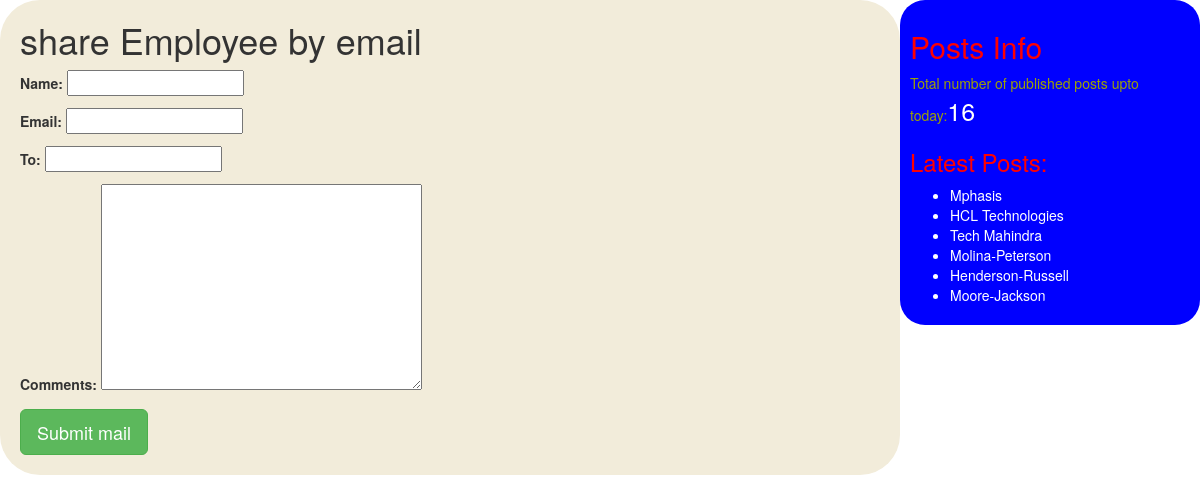
Screenshot of /1/share with the database file from the repository.
### checkapp/models.py (models this page shows, shortened)
class Post(models.Model):
 STATUS_CHOICES=(('draft','Draft'),('published','Published'))
 companey=models.CharField(max_length=100)
 slug=models.SlugField(max_length=264,unique_for_date='publish')
 author=models.ForeignKey(User,related_name='blog_Posts',default='1',on_delete=models.CASCADE)
 body=models.TextField()
 publish=models.DateTimeField(default=timezone.now)
 created=models.DateTimeField(auto_now_add=True)
 updated=models.DateTimeField(auto_now=True)
 status=models.CharField(max_length=10,choices=STATUS_CHOICES,default='published')
 eligibility=models.CharField(max_length=100)
 title=models.CharField(max_length=100)
 email=models.EmailField()
 address=models.TextField()
 phonenumber=models.IntegerField(10)
 tags=TaggableManager()
 class Meta:
     ordering=('-publish',)
 def get_absolute_url(self):
      return reverse('post_detail',args=[self.publish.year,self.publish.strftime('%m'),self.publish.strftime('%d'),self.slug])

### checkapp/views.py (the view)
# urls.py: path('<int:id>/share',views.mailsendview),
def mailsendview(request,id):
     post=get_object_or_404(Post,id=id,status='published')
     sent=False
     if request.method=='POST':
         form=EmailSendForm(request.POST)
         if form.is_valid():
             cd=form.cleaned_data
             p_url=request.build_absolute_uri(post.get_absolute_url())
             subject='{}({}) recommends you to read "{}"'.format(cd['name'],cd['email'],post.companey)
             message='Read Post At:\n {}\n\n\'Comments:\n{}'.format(p_url,cd['name'],cd['comments'])
             send_mail(subject,message,'gln@blog.com',[cd['to']])
             sent=True
     else:
         form=EmailSendForm()
         return render(request,'checkapp/sharebyemail.html',{'po':post,'fo':form,'sent':sent})

### checkapp/forms.py
class EmailSendForm(forms.Form):
    name=forms.CharField()
    email=forms.EmailField()
    to=forms.EmailField()
    comments=forms.CharField(required=False,widget=forms.Textarea)

### checkapp/templatetags/blog_tags.py (called while the page is built)
@register.simple_tag
def total_posts():
    return Post.objects.count()

@register.inclusion_tag('checkapp/latest_posts.html')
def showlatestposts(count=5):
    lat_posts=Post.objects.order_by('-publish')[:count]
    return {'latp':lat_posts}

### templates/checkapp/sharebyemail.html (shortened to what this page needs)
<!DOCTYPE html>
{%extends 'checkapp/base.html'%}
{%block content%}
{%if sent%}
<h1>Email sent succesfully</h1>
<p>"{{po.companey}}" was sent by email</p>
{%else%}
<h1>share {{po.title}} by email</h1>
<form method="post">
  {{fo.as_p}}
  <input type="submit" name="" class='btn btn-lg btn-success' value="Submit mail">
</form>
{%endif%}
{%endblock%}

### templates/checkapp/latest_posts.html
<ul>
  {%for post in latp%}
  <li><a href="{{post.get_absolute_url}}" style="color:white;">{{post.companey}}</a></li>
  {%endfor%}
</ul>

### rows the page displays
Post: title "Employee"
Post: companey "Mphasis"
Post: companey "HCL Technologies"
Post: companey "Tech Mahindra"
Post: companey "Molina-Peterson"
Post: companey "Henderson-Russell"
Post: companey "Moore-Jackson"
